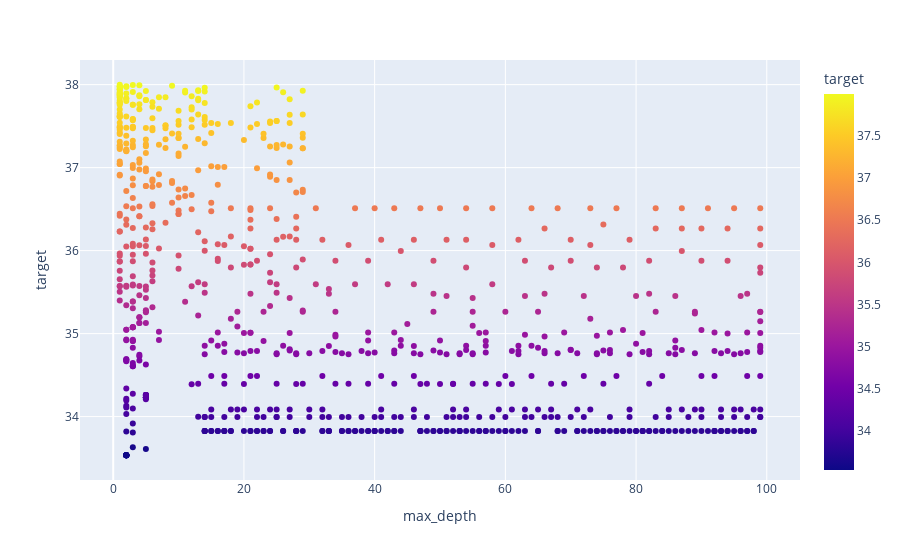

Notebook cell for this chart:
### Code cell
px.scatter(df1,x="max_depth", y="target", color="target")

### Figure 1 — Plotly figure (JSON) as saved in the notebook; plotly's stock layout.template omitted (floating-point values rounded to 4 significant figures; data arrays with more than 128 entries replaced by an {"elided": "..."} marker saying what was removed)
{"data": [{"hovertemplate": "max_depth=%{x}<br>target=%{marker.color}<extra></extra>", "legendgroup": "", "marker": {"color": {"elided": "825 float values"}, "coloraxis": "coloraxis", "symbol": "circle"}, "mode": "markers", "name": "", "orientation": "v", "showlegend": false, "type": "scatter", "x": {"elided": "825 int values"}, "xaxis": "x", "y": {"elided": "825 float values"}, "yaxis": "y"}], "layout": {"coloraxis": {"colorbar": {"title": {"text": "target"}}, "colorscale": [[0, "#0d0887"], [0.1111, "#46039f"], [0.2222, "#7201a8"], [0.3333, "#9c179e"], [0.4444, "#bd3786"], [0.5556, "#d8576b"], [0.6667, "#ed7953"], [0.7778, "#fb9f3a"], [0.8889, "#fdca26"], [1, "#f0f921"]]}, "legend": {"tracegroupgap": 0}, "margin": {"t": 60}, "xaxis": {"anchor": "y", "domain": [0, 1], "title": {"text": "max_depth"}}, "yaxis": {"anchor": "x", "domain": [0, 1], "title": {"text": "target"}}}}
